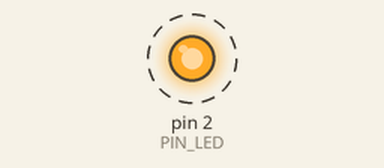
This sketch was run on a simulated Arduino Uno, built with avr-gcc and run on an emulated ATmega328P. Shown: output pins drawn as LEDs (lit = HIGH). Dashed ring = blinking.

Above: at 0.5 s.
Timing chart, 0 to 4.6 s (numbered marks = the images above):
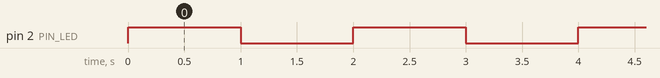

The sketch:

L1_Hola_Mundo_Led.ino
```cpp
/*
 * ---------------------------------------------------------
 * INSANI ROBOTICS - FUNDAMENTOS DE ARDUINO
 * F1_L1: Hola Mundo (Blink Externo)
 * Objetivo: Entender digitalWrite y delay.
 * ---------------------------------------------------------
 */

const int PIN_LED = 2; // Definimos que el LED está en el pin 2

void setup() {
  // Configuramos el pin como SALIDA (Arduino envía voltaje)
  pinMode(PIN_LED, OUTPUT);
}

void loop() {
  digitalWrite(PIN_LED, HIGH); // Enciende el LED (5V)
  delay(1000);                 // Espera 1000 milisegundos (1 seg)

  digitalWrite(PIN_LED, LOW);  // Apaga el LED (0V)
  delay(1000);                 // Espera 1 seg apagado
}
```

Measured:
- by itself, pin 2 (PIN_LED): alternates HIGH for 1.0 s and LOW for 1.0 s
